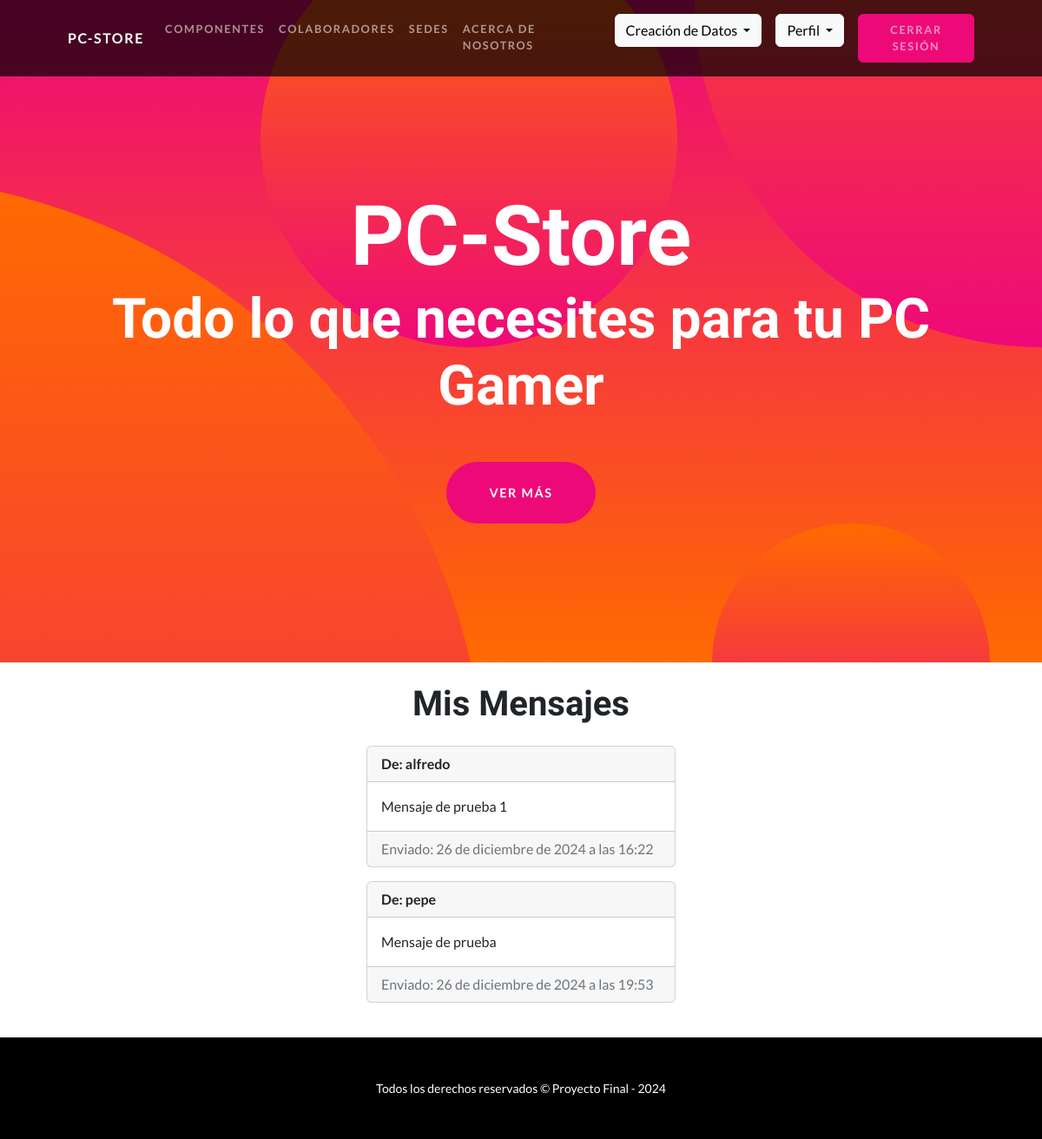
Page /mensajes/mostrar-mensajes (signed in) on the committed database.
### app_mensajeria/models.py (models this page shows, shortened)
class Mensaje(models.Model):
    remitente = models.ForeignKey(User, related_name="mensajes_enviados", on_delete=models.CASCADE)
    destinatario = models.ForeignKey(User,related_name="mensajes_recibidos" , on_delete=models.CASCADE)
    contenido= models.TextField()
    fecha_envio =models.DateTimeField(auto_now_add=True)

### app_mensajeria/views.py (the view)
# urls.py: path('mostrar-mensajes', vw.mostrar_mensajes, name="mostrar-mensajes"),
def mostrar_mensajes(request):
    mensajes = Mensaje.objects.filter(destinatario=request.user).order_by("fecha_envio")
    return render(request, "app_mensajeria/mostrar-mensajes.html", {"mensajes": mensajes})

### app_mensajeria/templates/app_mensajeria/mostrar-mensajes.html (shortened to what this page needs)
{% extends 'myapp/base.html' %}
{% load static %}
{% block content %}
<div class="container my-4">
    <div class="row justify-content-center">
        <div class="col-md-6 col-lg-4">
            <h1 class="text-center mb-4">Mis Mensajes</h1>
            {% for mensaje in mensajes %}
                <div class="card mb-3">
                    <div class="card-header">
                        <strong>De: {{ mensaje.remitente }}</strong>
                    </div>
                    <div class="card-body">
                        <p class="card-text">{{ mensaje.contenido }}</p>
                    </div>
                    <div class="card-footer text-muted">
                        Enviado: {{ mensaje.fecha_envio }}
                    </div>
                </div>
            {% endfor %}
        </div>
    </div>
</div>
{% endblock  %}

### rows in the picture
Mensaje: remitente "alfredo", contenido "Mensaje de prueba 1", fecha_envio "26 de diciembre de 2024 a las 16:22"
Mensaje: remitente "pepe", contenido "Mensaje de prueba", fecha_envio "26 de diciembre de 2024 a las 19:53"
